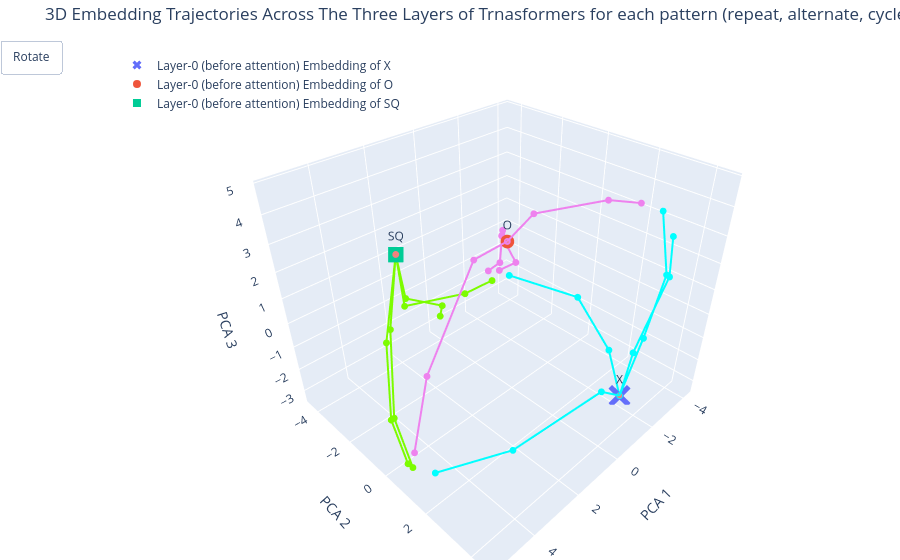

Notebook code for this chart:
### Markdown cell above
This forshows exactly how LLMs can solve the problem of homonyms (names with sam spelling but may have multiple meanings), each one get pushed to its appropriate cluster thorugh attention layers.

### Code cell
import numpy as np
import imageio


frames = []
n_frames = 60  # smoothness of rotation
images = []


for t in np.linspace(0, 2*np.pi, n_frames):
    camera = dict(
        eye=dict(
            x=2*np.cos(t),
            y=2*np.sin(t),
            z=0.8  # slight tilt
        )
    )

    frames.append(go.Frame(layout=dict(scene_camera=camera)))


fig.frames = frames

fig.update_layout(
    updatemenus=[dict(
        type="buttons",
        showactive=False,
        buttons=[
            dict(label="Rotate",
                 method="animate",
                 args=[None, {
                     "frame": {"duration": 50, "redraw": True},
                     "fromcurrent": True,
                     "loop": True
                 }])
        ]
    )]
)

### Figure 1 — Plotly figure (JSON) as saved in the notebook; plotly's stock layout.template omitted (floating-point values rounded to 4 significant figures)
{"data": [{"marker": {"size": 8, "symbol": "x"}, "mode": "markers+text", "name": "Layer-0 (before attention) Embedding of X", "text": ["X"], "textposition": "top center", "type": "scatter3d", "x": [-2.24], "y": [3.215], "z": [-3.282]}, {"marker": {"size": 8, "symbol": "circle"}, "mode": "markers+text", "name": "Layer-0 (before attention) Embedding of O", "text": ["O"], "textposition": "top center", "type": "scatter3d", "x": [-1.473], "y": [-1.732], "z": [1.389]}, {"marker": {"size": 8, "symbol": "square"}, "mode": "markers+text", "name": "Layer-0 (before attention) Embedding of SQ", "text": ["SQ"], "textposition": "top center", "type": "scatter3d", "x": [3.334], "y": [-1.651], "z": [2.937]}, {"line": {"color": "cyan", "width": 4}, "marker": {"color": "cyan", "size": 4}, "mode": "lines+markers", "showlegend": false, "type": "scatter3d", "x": [-2.24, -0.5222, 3.057, 4.858], "y": [3.215, 3.537, 2.986, 1.423], "z": [-3.282, -1.72, -2.096, -2.933]}, {"marker": {"color": "cyan", "size": 0, "symbol": "circle"}, "mode": "markers", "showlegend": false, "type": "scatter3d", "x": [-2.24], "y": [3.215], "z": [-3.282]}, {"line": {"color": "cyan", "width": 4}, "marker": {"color": "cyan", "size": 4}, "mode": "lines+markers", "showlegend": false, "type": "scatter3d", "x": [-2.24, -2.406, -2.219, -2.01], "y": [3.215, 3.685, 4.197, 3.851], "z": [-3.282, -0.4696, 2.348, 4.422]}, {"marker": {"color": "violet", "size": 0, "symbol": "circle"}, "mode": "markers", "showlegend": false, "type": "scatter3d", "x": [-2.24], "y": [3.215], "z": [-3.282]}, {"line": {"color": "cyan", "width": 4}, "marker": {"color": "cyan", "size": 4}, "mode": "lines+markers", "showlegend": false, "type": "scatter3d", "x": [-2.24, -2.712, -4.199, -3.611], "y": [3.215, 2.228, -0.4605, -3.69], "z": [-3.282, -2.015, -1.752, -1.932]}, {"marker": {"color": "lawngreen", "size": 0, "symbol": "circle"}, "mode": "markers", "showlegend": false, "type": "scatter3d", "x": [-2.24], "y": [3.215], "z": [-3.282]}, {"line": {"color": "cyan", "width": 4}, "marker": {"color": "cyan", "size": 4}, "mode": "lines+markers", "showlegend": false, "type": "scatter3d", "x": [-2.24, -2.303, -2.676, -1.611], "y": [3.215, 3.45, 4.067, 4.507], "z": [-3.282, -1.174, 2.008, 4.03]}, {"marker": {"color": "lightcoral", "size": 0, "symbol": "circle"}, "mode": "markers", "showlegend": false, "type": "scatter3d", "x": [-2.24], "y": [3.215], "z": [-3.282]}, {"line": {"color": "violet", "width": 4}, "marker": {"color": "violet", "size": 4}, "mode": "lines+markers", "showlegend": false, "type": "scatter3d", "x": [-1.473, -2.109, -2.004, -1.294], "y": [-1.732, -1.082, 1.991, 3.552], "z": [1.389, 2.493, 4.115, 4.816]}, {"marker": {"color": "cyan", "size": 2, "symbol": "circle"}, "mode": "markers", "showlegend": false, "type": "scatter3d", "x": [-1.473], "y": [-1.732], "z": [1.389]}, {"line": {"color": "violet", "width": 4}, "marker": {"color": "violet", "size": 4}, "mode": "lines+markers", "showlegend": false, "type": "scatter3d", "x": [-1.473, -0.2136, 3.269, 4.908], "y": [-1.732, -2.144, -0.7378, 0.4934], "z": [1.389, 0.9832, -1.355, -2.727]}, {"marker": {"color": "violet", "size": 2, "symbol": "circle"}, "mode": "markers", "showlegend": false, "type": "scatter3d", "x": [-1.473], "y": [-1.732], "z": [1.389]}, {"line": {"color": "violet", "width": 4}, "marker": {"color": "violet", "size": 4}, "mode": "lines+markers", "showlegend": false, "type": "scatter3d", "x": [-1.473, -2.402, -3.561, -3.45], "y": [-1.732, -2.944, -3.269, -4.122], "z": [1.389, 0.7627, -1.08, -1.8]}, {"marker": {"color": "lawngreen", "size": 2, "symbol": "circle"}, "mode": "markers", "showlegend": false, "type": "scatter3d", "x": [-1.473], "y": [-1.732], "z": [1.389]}, {"line": {"color": "violet", "width": 4}, "marker": {"color": "violet", "size": 4}, "mode": "lines+markers", "showlegend": false, "type": "scatter3d", "x": [-1.473, -2.098, -2.852, -3.12], "y": [-1.732, -2.584, -3.486, -4.453], "z": [1.389, 1.262, -0.869, -1.825]}, {"marker": {"color": "lightcoral", "size": 2, "symbol": "circle"}, "mode": "markers", "showlegend": false, "type": "scatter3d", "x": [-1.473], "y": [-1.732], "z": [1.389]}, {"line": {"color": "lawngreen", "width": 4}, "marker": {"color": "lawngreen", "size": 4}, "mode": "lines+markers", "showlegend": false, "type": "scatter3d", "x": [3.334, 2.809, -1.071, -2.953], "y": [-1.651, -2.249, -3.666, -4.059], "z": [2.937, 0.4732, -1.617, -2.057]}, {"marker": {"color": "cyan", "size": 4, "symbol": "circle"}, "mode": "markers", "showlegend": false, "type": "scatter3d", "x": [3.334], "y": [-1.651], "z": [2.937]}, {"line": {"color": "lawngreen", "width": 4}, "marker": {"color": "lawngreen", "size": 4}, "mode": "lines+markers", "showlegend": false, "type": "scatter3d", "x": [3.334, 4.341, 5.104, 5.289], "y": [-1.651, -1.188, -0.2786, 0.641], "z": [2.937, 0.4153, -1.697, -2.799]}, {"marker": {"color": "violet", "size": 4, "symbol": "circle"}, "mode": "markers", "showlegend": false, "type": "scatter3d", "x": [3.334], "y": [-1.651], "z": [2.937]}, {"line": {"color": "lawngreen", "width": 4}, "marker": {"color": "lawngreen", "size": 4}, "mode": "lines+markers", "showlegend": false, "type": "scatter3d", "x": [3.334, 3.08, 2.095, 1.851], "y": [-1.651, -1.749, -1.172, -1.625], "z": [2.937, 1.166, 0.6801, -0.1096]}, {"marker": {"color": "lawngreen", "size": 4, "symbol": "circle"}, "mode": "markers", "showlegend": false, "type": "scatter3d", "x": [3.334], "y": [-1.651], "z": [2.937]}, {"line": {"color": "lawngreen", "width": 4}, "marker": {"color": "lawngreen", "size": 4}, "mode": "lines+markers", "showlegend": false, "type": "scatter3d", "x": [3.334, 4.324, 5.303, 5.447], "y": [-1.651, -0.9018, 0.2322, 1.127], "z": [2.937, 1.077, -1.096, -2.433]}, {"marker": {"color": "lightcoral", "size": 4, "symbol": "circle"}, "mode": "markers", "showlegend": false, "type": "scatter3d", "x": [3.334], "y": [-1.651], "z": [2.937]}], "layout": {"legend": {"x": 0.02, "y": 0.98}, "margin": {"b": 0, "l": 0, "r": 0, "t": 40}, "scene": {"xaxis": {"title": {"text": "PCA 1"}}, "yaxis": {"title": {"text": "PCA 2"}}, "zaxis": {"title": {"text": "PCA 3"}}}, "title": {"text": "3D Embedding Trajectories Across The Three Layers of Trnasformers for each pattern (repeat, alternate, cycle) "}, "updatemenus": [{"buttons": [{"args": [null, {"frame": {"duration": 50, "redraw": true}, "fromcurrent": true, "loop": true}], "label": "Rotate", "method": "animate"}], "showactive": false, "type": "buttons"}]}}
